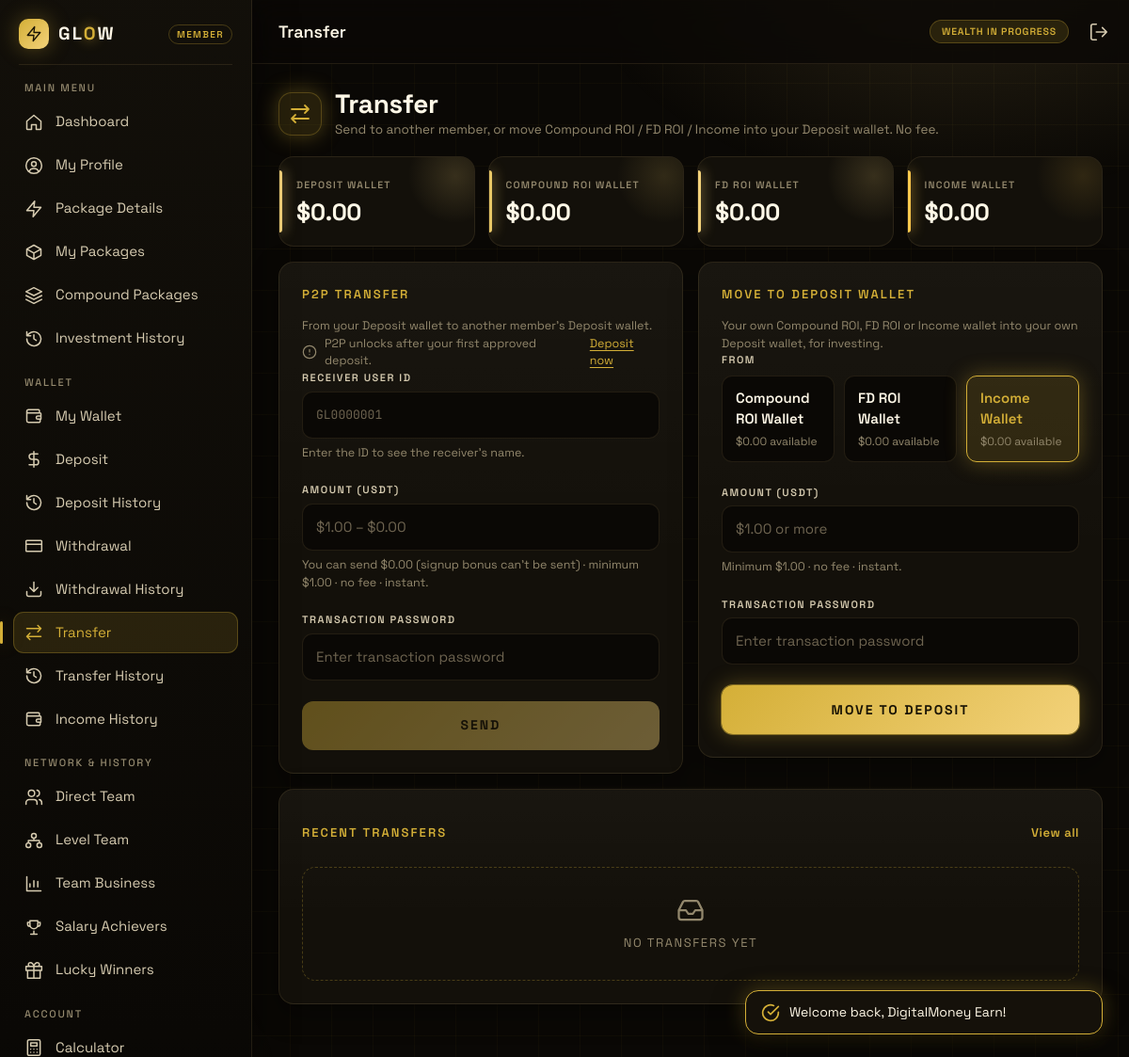
/transfer (signed in), run on the app's committed database.
### tables this page shows
CREATE TABLE `users` (
  `id` int(11) NOT NULL,
  `user_code` varchar(12) NOT NULL,
  `sponsor_id` int(11) DEFAULT NULL,
  `name` varchar(80) NOT NULL,
  `email` varchar(120) NOT NULL,
  `mobile` varchar(20) NOT NULL,
  `country` varchar(60) NOT NULL,
  `wallet` varchar(42) NOT NULL,
  `password_hash` varchar(255) NOT NULL,
  `txn_password_hash` varchar(255) DEFAULT NULL,
  `txn_fails` int(11) NOT NULL DEFAULT 0,
  `txn_locked_until` datetime DEFAULT NULL,
  `deposit_balance` decimal(14,2) NOT NULL DEFAULT 0.00,
  `roi_balance` decimal(14,2) NOT NULL DEFAULT 0.00,
  `fd_balance` decimal(14,2) NOT NULL DEFAULT 0.00,
  `income_balance` decimal(14,2) NOT NULL DEFAULT 0.00,
  `activated_at` datetime DEFAULT NULL,
  `signup_bonus_paid` int(11) NOT NULL DEFAULT 0,
  `salary_qualified_at` datetime DEFAULT NULL,
  `salary_months_paid` int(11) NOT NULL DEFAULT 0,
  `salary_last_month` varchar(7) DEFAULT NULL,
  `is_blocked` int(11) NOT NULL DEFAULT 0,
  `created_at` datetime NOT NULL
);

### app/controllers/WalletController.php (called while the page is built, shortened)
<?php
final class WalletController
{
    public function transfer(): void
    {
        $user = Auth::user();
        $userId = (int) $user['id'];
        view('transfer', [
            'title' => 'Transfer',
            'user' => $user,
            'min' => Setting::num('min_transfer'),
            'canSend' => Transfer::canSend($userId),
            'sendable' => Transfer::sendable($userId),
            'recent' => $this->transferRows(Transfer::history($userId, 1, 5)['rows']),
            'scripts' => ['js/lookup.js'],
        ]);
    }
    private function transferRows(array $rows): array
    {
        return array_map(static fn($r) => [
            'date' => fmt_date($r['created_at'], 'd-M-Y H:i'),
            'type' => Ledger::TYPES[$r['type']] ?? $r['type'],
            'wallet' => Ledger::WALLETS[$r['wallet']] ?? $r['wallet'],
            'note' => $r['note'] ?: '—',
            'amount' => $r['amount'] >= 0
                ? ['+' . money($r['amount']), 'num is-green']
                : [money($r['amount']), 'num is-red'],
        ], $rows);
    }
}

### app/Router.php (called while the page is built, shortened)
<?php
final class Router
{
    private array $routes = [];
    public function get(string $path, array $handler, string $access = 'auth'): void
    {
        $this->routes['GET'][$path] = [$handler, $access];
    }
    public function post(string $path, array $handler, string $access = 'auth'): void
    {
        $this->routes['POST'][$path] = [$handler, $access];
    }
    public function dispatch(string $method, string $path): void
    {
        $route = $this->routes[$method === 'HEAD' ? 'GET' : $method][$path] ?? null;
        [[$class, $action], $access] = $route;
        if ($access === 'auth' && !Auth::check()) {
            redirect('/login');
        }
        (new $class())->$action();
    }
}

### public/index.php (called while the page is built, shortened)
<?php
require dirname(__DIR__) . '/app/helpers.php';
$router = new Router();
$router->get('/', [DashboardController::class, 'home'], 'any');
$router->get('/login', [AuthController::class, 'showLogin'], 'guest');
$router->post('/login', [AuthController::class, 'login'], 'guest');
$router->get('/register', [AuthController::class, 'showRegister'], 'guest');
$router->post('/register', [AuthController::class, 'register'], 'guest');
$router->get('/register/sponsor', [AuthController::class, 'sponsorLookup'], 'guest');
$router->get('/forgot-password', [AuthController::class, 'forgot'], 'guest');
$router->post('/logout', [AuthController::class, 'logout'], 'any');
$router->get('/dashboard', [DashboardController::class, 'index']);
$router->get('/live-feed', [FeedController::class, 'liveFeed']);
$router->get('/live-trading', [FeedController::class, 'liveTrading']);
$router->get('/profile', [ProfileController::class, 'show']);
$router->post('/profile/txn-password', [ProfileController::class, 'saveTxnPassword']);
$router->get('/support', [ProfileController::class, 'support']);
$router->post('/support', [ProfileController::class, 'createTicket']);
$router->get('/package-details', [PackageController::class, 'details']);
$router->post('/invest', [PackageController::class, 'invest']);
$router->get('/my-packages', [PackageController::class, 'mine']);
$router->get('/compound-packages', [PackageController::class, 'compound']);
$router->get('/investment', [PackageController::class, 'history']);
$router->post('/investments/compound',[PackageController::class, 'compoundPart']);
$router->post('/investments/release', [PackageController::class, 'releasePending']);
$router->get('/calculator', [PackageController::class, 'calculator']);
$router->get('/direct-team', [TeamController::class, 'direct']);
$router->get('/level-team', [TeamController::class, 'level']);
$router->get('/team-business', [TeamController::class, 'business']);
$router->get('/salary-achievers', [TeamController::class, 'salaryAchievers']);
$router->get('/lucky-winners', [TeamController::class, 'luckyWinners']);
$router->get('/wallet', [WalletController::class, 'wallet']);
$router->get('/deposit', [WalletController::class, 'deposit']);
$router->post('/deposit', [WalletController::class, 'submitDeposit']);
$router->get('/deposit-history', [WalletController::class, 'depositHistory']);
$router->get('/withdrawal', [WalletController::class, 'withdrawal']);
$router->post('/withdrawal', [WalletController::class, 'submitWithdrawal']);
$router->get('/withdrawal-history', [WalletController::class, 'withdrawalHistory']);
$router->get('/income', [WalletController::class, 'income']);
$router->get('/transfer', [WalletController::class, 'transfer']);
$router->post('/transfer/p2p', [WalletController::class, 'submitP2p']);
$router->post('/transfer/wallet', [WalletController::class, 'submitWalletMove']);
$router->get('/transfer/lookup', [WalletController::class, 'lookupUser']);
$router->get('/transfer-history', [WalletController::class, 'transferHistory']);
$router->get('/admin/login', [AdminAuthController::class, 'showLogin'], 'admin-guest');
$router->post('/admin/login', [AdminAuthController::class, 'login'], 'admin-guest');
$router->post('/admin/logout', [AdminAuthController::class, 'logout'], 'any');
$router->get('/admin', [AdminDashboardController::class, 'index'], 'admin');
$router->post('/admin/payout/run', [AdminDashboardController::class, 'runPayout'], 'admin');
$router->post('/admin/payout/simulate', [AdminDashboardController::class, 'simulate'], 'admin');
$router->get('/admin/deposits', [AdminFinanceController::class, 'deposits'], 'admin');
$router->post('/admin/deposits/approve', [AdminFinanceController::class, 'approveDeposit'], 'admin');
$router->post('/admin/deposits/reject', [AdminFinanceController::class, 'rejectDeposit'], 'admin');
$router->get('/admin/withdrawals', [AdminFinanceController::class, 'withdrawals'], 'admin');
$router->post('/admin/withdrawals/paid', [AdminFinanceController::class, 'payWithdrawal'], 'admin');
$router->post('/admin/withdrawals/reject', [AdminFinanceController::class, 'rejectWithdrawal'], 'admin');
$router->get('/admin/ledger', [AdminFinanceController::class, 'ledger'], 'admin');
$router->get('/admin/users', [AdminUserController::class, 'index'], 'admin');
$router->get('/admin/user', [AdminUserController::class, 'show'], 'admin');
$router->post('/admin/user/block', [AdminUserController::class, 'toggleBlock'], 'admin');
$router->post('/admin/user/adjust', [AdminUserController::class, 'adjust'], 'admin');
$router->get('/admin/investments', [AdminUserController::class, 'investments'], 'admin');
$router->get('/admin/lucky-draws', [AdminLuckyDrawController::class, 'index'], 'admin');
$router->post('/admin/lucky-draws', [AdminLuckyDrawController::class, 'create'], 'admin');
$router->get('/admin/lucky-draw', [AdminLuckyDrawController::class, 'show'], 'admin');
$router->post('/admin/lucky-draw/add', [AdminLuckyDrawController::class, 'add'], 'admin');
$router->post('/admin/lucky-draw/remove', [AdminLuckyDrawController::class, 'remove'], 'admin');
$router->post('/admin/lucky-draw/fill', [AdminLuckyDrawController::class, 'fill'], 'admin');
$router->post('/admin/lucky-draw/distribute', [AdminLuckyDrawController::class, 'distribute'], 'admin');
$router->get('/admin/tickets', [AdminTicketController::class, 'index'], 'admin');
$router->post('/admin/tickets/reply', [AdminTicketController::class, 'reply'], 'admin');
$router->get('/admin/settings', [AdminSettingsController::class, 'edit'], 'admin');
$router->post('/admin/settings', [AdminSettingsController::class, 'update'], 'admin');
$router->dispatch($_SERVER['REQUEST_METHOD'] ?? 'GET', current_path());

### config.php (called while the page is built)
<?php
return [
    'app_name' => 'GLOW',
    'timezone' => 'Asia/Kolkata',
    'per_page' => 10,
    'db' => [
        'dsn' => getenv('GLOW_DSN') ?: 'mysql:localhost;port=3306;dbname=glow;charset=utf8mb4',
		'user' => getenv('GLOW_DSN') ? null : 'root',
		'pass' => getenv('GLOW_DSN') ? null : '',
    ],
];

### app/Database.php (called while the page is built, shortened)
<?php
final class Database
{
    private static ?PDO $pdo = null;
    public static function pdo(): PDO
    {
        if (self::$pdo === null) {
            self::$pdo = new PDO((string) config('db.dsn'), config('db.user'), config('db.pass'), [
                PDO::ATTR_ERRMODE => PDO::ERRMODE_EXCEPTION,
                PDO::ATTR_DEFAULT_FETCH_MODE => PDO::FETCH_ASSOC,
                PDO::ATTR_EMULATE_PREPARES => false,
            ]);
        }
        return self::$pdo;
    }
    public static function run(string $sql, array $params = []): PDOStatement
    {
        $stmt = self::pdo()->prepare($sql);
        $stmt->execute($params);
        return $stmt;
    }
    public static function one(string $sql, array $params = []): ?array
    {
        $row = self::run($sql, $params)->fetch();
        return $row === false ? null : $row;
    }
    public static function value(string $sql, array $params = []): mixed
    {
        $value = self::run($sql, $params)->fetchColumn();
        return $value === false ? null : $value;
    }
}

### app/models/User.php (called while the page is built, shortened)
<?php
final class User
{
    public static function find(int $id): ?array
    {
        return Database::one(
            'SELECT u.*, s.user_code AS sponsor_code FROM users u LEFT JOIN users s ON s.id = u.sponsor_id WHERE u.id = ?',
            [$id]
        );
    }
}

### app/Auth.php (called while the page is built, shortened)
<?php
final class Auth
{
    public static function user(): ?array
    {
        static $cache = [];
        $id = self::id();
        $cache[$id] ??= User::find($id);
        return $cache[$id] !== null && (int) $cache[$id]['is_blocked'] === 0 ? $cache[$id] : null;
    }
    public static function id(): ?int
    {
        return isset($_SESSION['user_id']) ? (int) $_SESSION['user_id'] : null;
    }
    public static function check(): bool
    {
        return self::user() !== null;
    }
}

### app/models/Transfer.php (called while the page is built, shortened)
<?php
final class Transfer
{
    public static function lockedBonus(int $userId): float
    {
        $bonus = (float) Database::value(
            "SELECT COALESCE(SUM(amount), 0) FROM ledger WHERE user_id = ? AND wallet = 'deposit' AND type = 'signup_bonus'",
            [$userId]
        );
        if ($bonus <= 0) {
            return 0.0;
        }
        $invested = -(float) Database::value(
            "SELECT COALESCE(SUM(amount), 0) FROM ledger WHERE user_id = ? AND wallet = 'deposit' AND type = 'invest'",
            [$userId]
        );
        return round(max(0.0, $bonus - max(0.0, $invested)), 2);
    }
    public static function sendable(int $userId): float
    {
        $balance = (float) Database::value('SELECT deposit_balance FROM users WHERE id = ?', [$userId]);
        return round(max(0.0, $balance - self::lockedBonus($userId)), 2);
    }
}

### app/views/pages/transfer.php (the view, shortened to what this page needs)
<?php
$wallets = [];
foreach (Transfer::SOURCES as $value => $label) {
    $wallets[$value] = [$label, (float) $user[$value . '_balance']];
}
?>
<section class="stat-grid stat-grid--4" aria-label="Balances">
</section>
<div class="dash-split">
    <section class="card card--pad" aria-labelledby="p2p-title">
        <h2 class="card__title" id="p2p-title">P2P Transfer</h2>
        <p class="field__hint">From your Deposit wallet to another member's Deposit wallet.</p>
        <?php if (!$canSend) : ?>
            <p class="form__note"><?= icon('alert', 16) ?> P2P unlocks after your first approved deposit.
                <a class="link-inline" href="<?= e(url('/deposit')) ?>">Deposit now</a></p>
        <?php endif ?>
        <form method="post" action="<?= e(url('/transfer/p2p')) ?>" class="form" novalidate data-validate
            data-confirm="Send ${p2p_amount} to {receiver_name} ({user_code})? Check the name before confirming.">
            <div class="field">
                <label class="field__label" for="f-code">Receiver User ID</label>
                <input class="input input--mono" id="f-code" name="user_code" type="text" required maxlength="12"
                    autocomplete="off" spellcheck="false" autocapitalize="characters" placeholder="GL0000001"
                    value="<?= e(old('user_code')) ?>" aria-describedby="err-user_code hint-code"
                    <?= invalid_attr('user_code') ?> data-required="Enter the receiver's User ID."
                    data-lookup="<?= e(url('/transfer/lookup')) ?>" data-lookup-label="Receiver">
                <p class="field__hint" id="hint-code" data-lookup-out aria-live="polite">Enter the ID to see the receiver's name.</p>
            </div>
            <div class="field">
                <label class="field__label" for="f-p2p-amount">Amount (USDT)</label>
                <input class="input" id="f-p2p-amount" name="p2p_amount" type="number" min="<?= e($min) ?>"
                    max="<?= e($sendable) ?>" step="0.01" inputmode="decimal" required
                    placeholder="<?= e(money($min)) ?> – <?= e(money($sendable)) ?>"
                    value="<?= e(old('p2p_amount')) ?>" aria-describedby="err-p2p_amount hint-p2p-amount"
                    <?= invalid_attr('p2p_amount') ?>
                    data-invalid="Enter <?= e(money($min)) ?> to <?= e(money($sendable)) ?>.">
                <p class="field__hint" id="hint-p2p-amount">You can send <?= e(money($sendable)) ?> (signup bonus can't be sent) · minimum <?= e(money($min)) ?> · no fee · instant.</p>
            </div>
            <button class="btn btn--gold btn--block btn--lg" type="submit"<?= $canSend ? '' : ' disabled' ?>>Send</button>
        </form>
    </section>
    <section class="card card--pad" aria-labelledby="move-title">
        <h2 class="card__title" id="move-title">Move to Deposit Wallet</h2>
        <p class="field__hint">Your own Compound ROI, FD ROI or Income wallet into your own Deposit wallet, for investing.</p>
        <form method="post" action="<?= e(url('/transfer/wallet')) ?>" class="form" novalidate data-validate
            data-confirm="Move ${move_amount} to your Deposit wallet?">
            <fieldset class="choice-set">
                <legend class="field__label">From</legend>
                <div class="choice-grid choice-grid--3">
                    <?php foreach ($wallets as $value => [$label, $balance]) : ?>
                        <label class="choice">
                            <span class="choice__title"><?= e($label) ?></span>
                            <span class="choice__desc"><?= e(money($balance)) ?> available</span>
                        </label>
                    <?php endforeach ?>
                </div>
            </fieldset>
            <div class="field">
                <label class="field__label" for="f-move-amount">Amount (USDT)</label>
                <input class="input" id="f-move-amount" name="move_amount" type="number" min="<?= e($min) ?>" step="0.01"
                    inputmode="decimal" required placeholder="<?= e(money($min)) ?> or more"
                    value="<?= e(old('move_amount')) ?>" aria-describedby="err-move_amount hint-move-amount"
                    <?= invalid_attr('move_amount') ?> data-invalid="Enter at least <?= e(money($min)) ?>.">
                <p class="field__hint" id="hint-move-amount">Minimum <?= e(money($min)) ?> · no fee · instant.</p>
            </div>
            <button class="btn btn--gold btn--block btn--lg" type="submit">Move to Deposit</button>
        </form>
    </section>
</div>
<section class="card card--pad" aria-labelledby="recent-title">
    <div class="card__head">
        <h2 class="card__title" id="recent-title">Recent Transfers</h2>
        <a class="link-gold" href="<?= e(url('/transfer-history')) ?>">View all</a>
    </div>
</section>

### data on the page
users: p2p_amount "$1.00 – $0.00", income_balance "$0.00", deposit_balance "$0.00"

### other printed values
$title "Transfer"
$heading "MAIN MENU"
$label "Dashboard"
$label "My Profile"
$label "Package Details"
$label "My Packages"
$label "Compound Packages"
$label "Investment History"
$heading "WALLET"
$label "My Wallet"
$label "Deposit"
$label "Deposit History"
$label "Withdrawal"
$label "Withdrawal History"
$label "Transfer"
